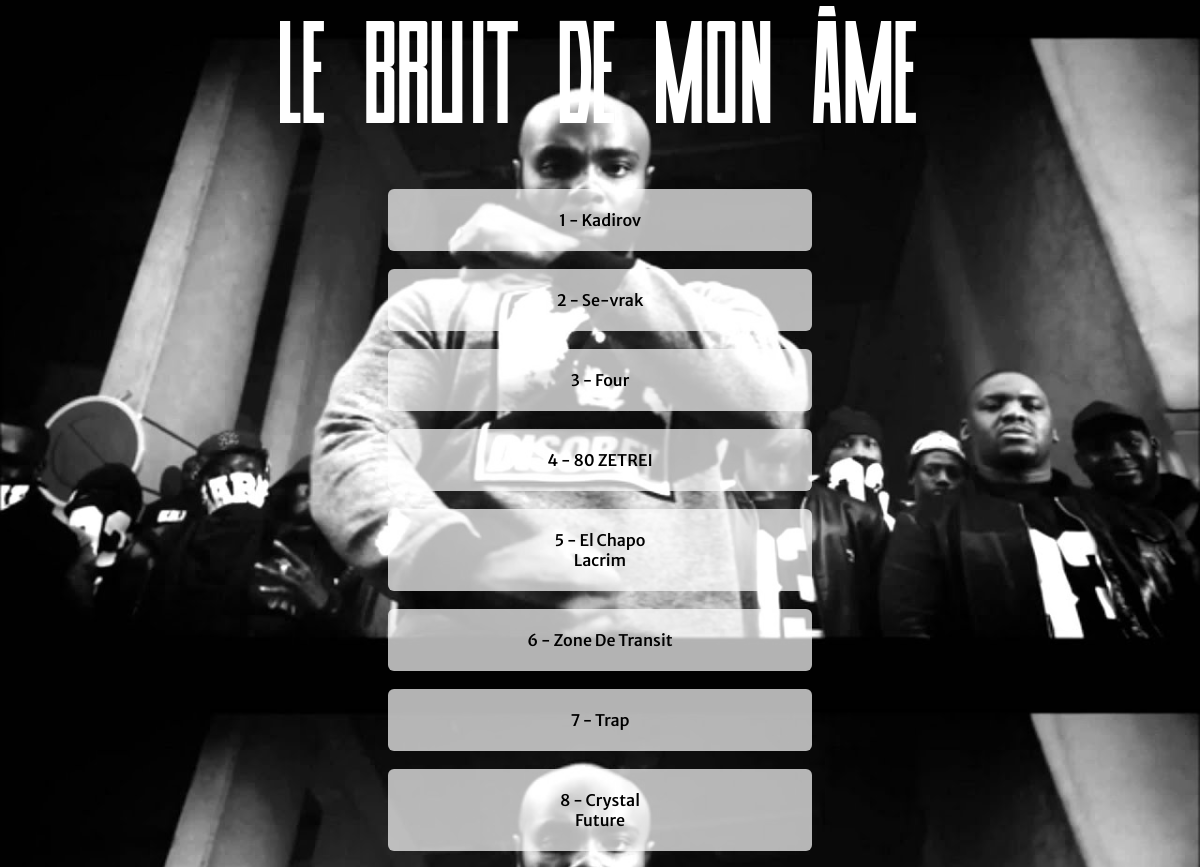
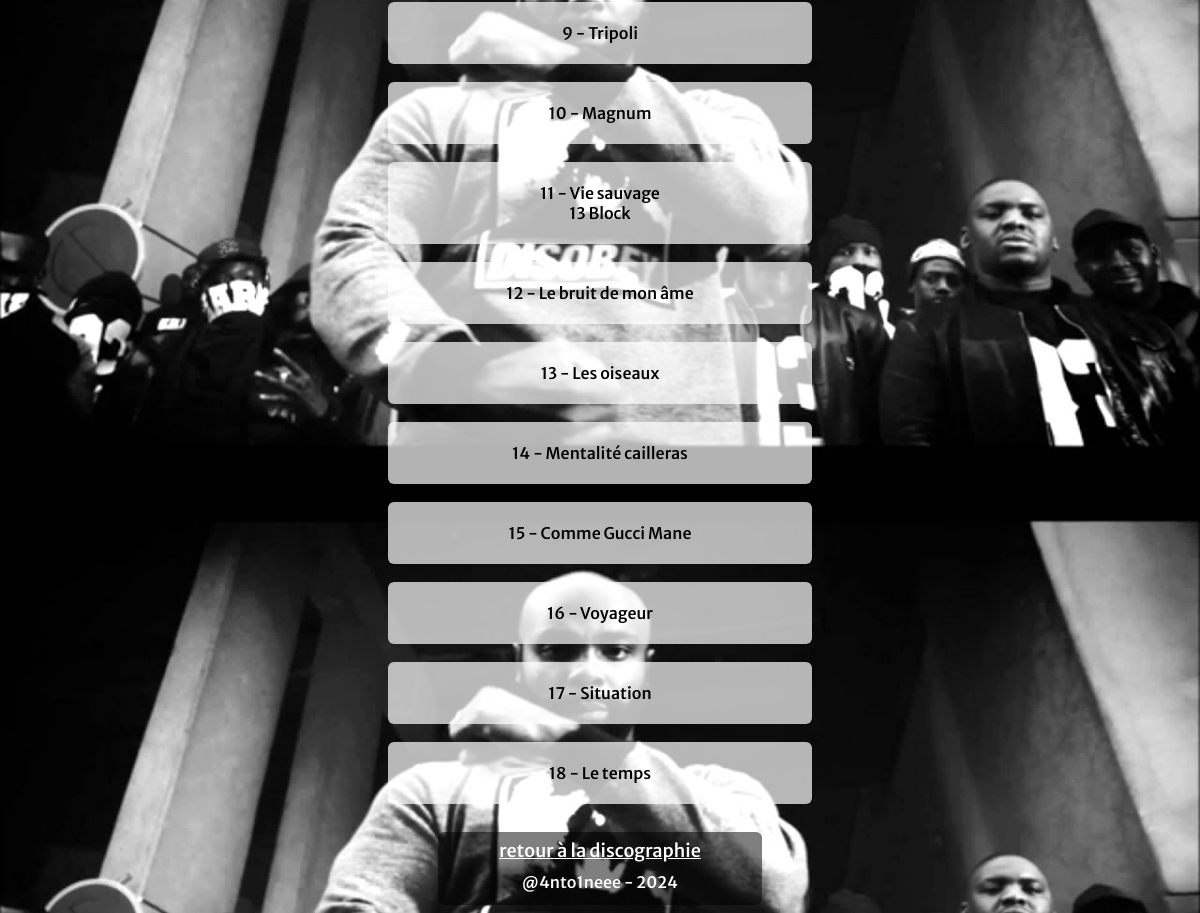
/detail_album.php?id=3, run on the app's committed database (2 pictures, top to bottom).
### tables this page shows
CREATE TABLE `albums` (
  `idAlbum` int(100) NOT NULL,
  `NomAlbum` varchar(100) NOT NULL,
  `AnneeSortie` int(4) NOT NULL,
  `DescAlbum` text NOT NULL,
  `imgAlbum` text NOT NULL
);

CREATE TABLE `sons` (
  `idAlbum` int(100) NOT NULL,
  `idSon` int(50) NOT NULL,
  `NomSon` varchar(255) NOT NULL,
  `Featuring` varchar(255) NOT NULL
);

### detail_album.php (the view, shortened to what this page needs)
<!DOCTYPE html>
<html lang="fr">
	<head>
		<link rel="stylesheet" type="text/css" href="style.css" />
	</head>
	<body>
		<?php
			$ide = $_GET['id'];
			try {
				include 'connexion.php';
				$requete = $pdo->prepare("SELECT NomAlbum FROM albums WHERE idAlbum = ".$ide);
				$requete->execute();
				$album = $requete->fetch(PDO::FETCH_ASSOC);
					$nom=$album['NomAlbum'];
					echo "<center><h1>".$nom."</h1></center><br>";
				$requete = $pdo->prepare("SELECT NomSon, idSon, Featuring FROM sons WHERE idAlbum = $ide GROUP BY idSon ORDER BY idSon ASC");
				$requete->execute();
				$sons = $requete->fetchall(PDO::FETCH_ASSOC);
					foreach($sons as $unson){
					$nom=$unson['NomSon'];
					$num=$unson['idSon'];
					$feat=$unson['Featuring'];
					echo "<center>
						<li class='ss'>
							<p>".$num." - ".$nom."
								<br>".$feat."
							</p>
						</li>
						</center>
						<br>";
					}
				}
			catch (PDOException $e){
			print "Erreur !: " . $e->getMessage() . "<br/>";
			die(); }
		?>
		<div class="bottom">
		<center>
			<a class="retour" href="albums.php">retour à la discographie</a>
			<p class="copyr"><a href="https://github.com/4nto1neee" target="_blank" >@4nto1neee</a> - 2024</p>
		</center>
		</div>
	</body>
</html>

### style.css (style rules this page uses)
body { background-image: url("img/double_rotor.png"); background-size: 100%; background-repeat: repeat; }
h1 { color: #fff; font-size: 150px; font-weight:500; font-family: "tower" ; margin: 10px; padding: 0; width: fit-content; }
p { font-family: MerriweatherSans; color: #000; }
.bottom { background-color: rgb(0,0,0,0.5); border-radius: 6px; width: fit-content; display: flex; flex-direction: column; flex-wrap: wrap; margin-top: 10px; margin-left: auto; margin-right: auto; padding: 5px; padding-left: 5%; padding-right: 5%; }
.bottom .retour { color: #fff; font-family: MerriweatherSans; font-size: 18px; text-decoration: underline, gold; padding: 2px; display: flex; flex-direction: column; }
.copyr { font-family: MerriweatherSans; font-size: medium; color: #fff; margin: 3px; padding: 5px; width: fit-content; }
.copyr a { color: #fff; text-decoration: none; }
.ss { background-color: rgb(255,255,255,0.7); font-family: MerriweatherSans; font-size: medium; border-radius: 6px; width: 35%; min-width:fit-content; min-height: fit-content; padding: 5px; display: flex; flex-direction: column; flex-wrap: wrap; justify-content: space-between; }

### data on the page
albums: NomAlbum "Le bruit de mon âme"
sons: idSon "1", NomSon "Kadirov"
sons: idSon "2", NomSon "Se-vrak"
sons: idSon "3", NomSon "Four"
sons: idSon "4", NomSon "80 ZETREI"
sons: idSon "5", NomSon "El Chapo", Featuring "Lacrim"
sons: idSon "6", NomSon "Zone De Transit"
sons: idSon "7", NomSon "Trap"
sons: idSon "8", NomSon "Crystal", Featuring "Future"
sons: idSon "9", NomSon "Tripoli"
sons: idSon "10", NomSon "Magnum"
sons: idSon "11", NomSon "Vie sauvage", Featuring "13 Block"
sons: idSon "12", NomSon "Le bruit de mon âme"
sons: idSon "13", NomSon "Les oiseaux"
sons: idSon "14", NomSon "Mentalité cailleras"
sons: idSon "15", NomSon "Comme Gucci Mane"
sons: idSon "16", NomSon "Voyageur"
sons: idSon "17", NomSon "Situation"
sons: idSon "18", NomSon "Le temps"
